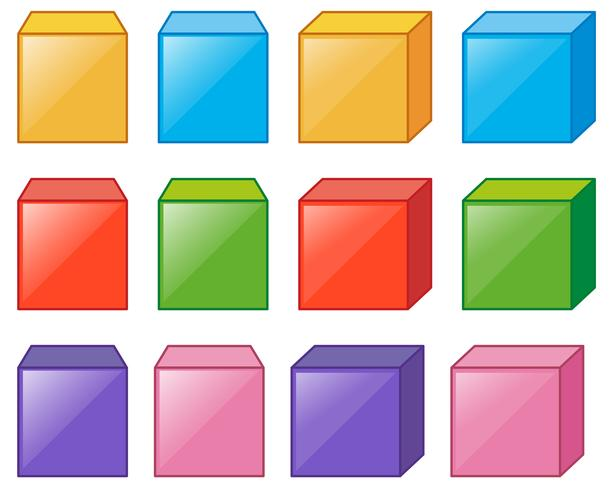
#> input picture cubos.jpg, 609 x 490 px, found by its file name
$ python programa1.py
#> lines starting #> are read from the running program, lines starting #| are printed output that depends on the picture
import cv2
import numpy as np
import matplotlib.pyplot as plt

# Carga de la imagen
imagen = cv2.imread('C:/Users/User/Desktop/python/cubos.jpg')
#> imagen is the input picture: shape (490, 609, 3); mean B, G, R 175.6, 182.7, 195.8

# Conversión de color adecuada para una imagen en color
color = cv2.cvtColor(imagen, cv2.COLOR_BGR2RGB)  # Cambia a RGB en lugar de Bayer

#
bordes = cv2.Canny(color, 100, 200)
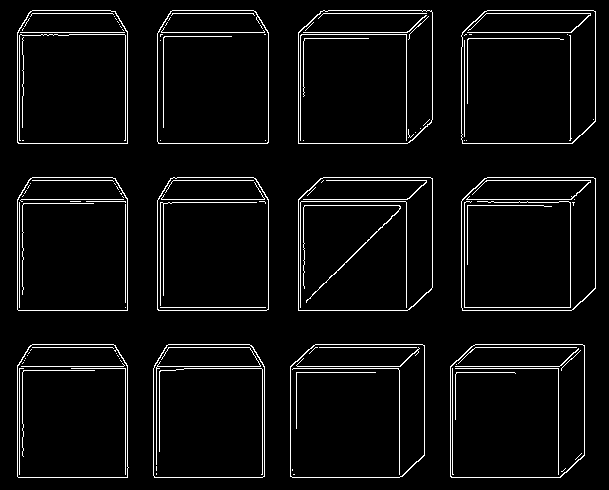
#> bordes: shape (490, 609); 4.7% white in thin lines or dots

# Mostrar las imágenes
cv2.imshow('Imagen original', imagen)
cv2.imshow('Imagen en RGB', color)
cv2.imshow('Imagen gris bordes', bordes)

cv2.waitKey(0)
cv2.destroyAllWindows()
